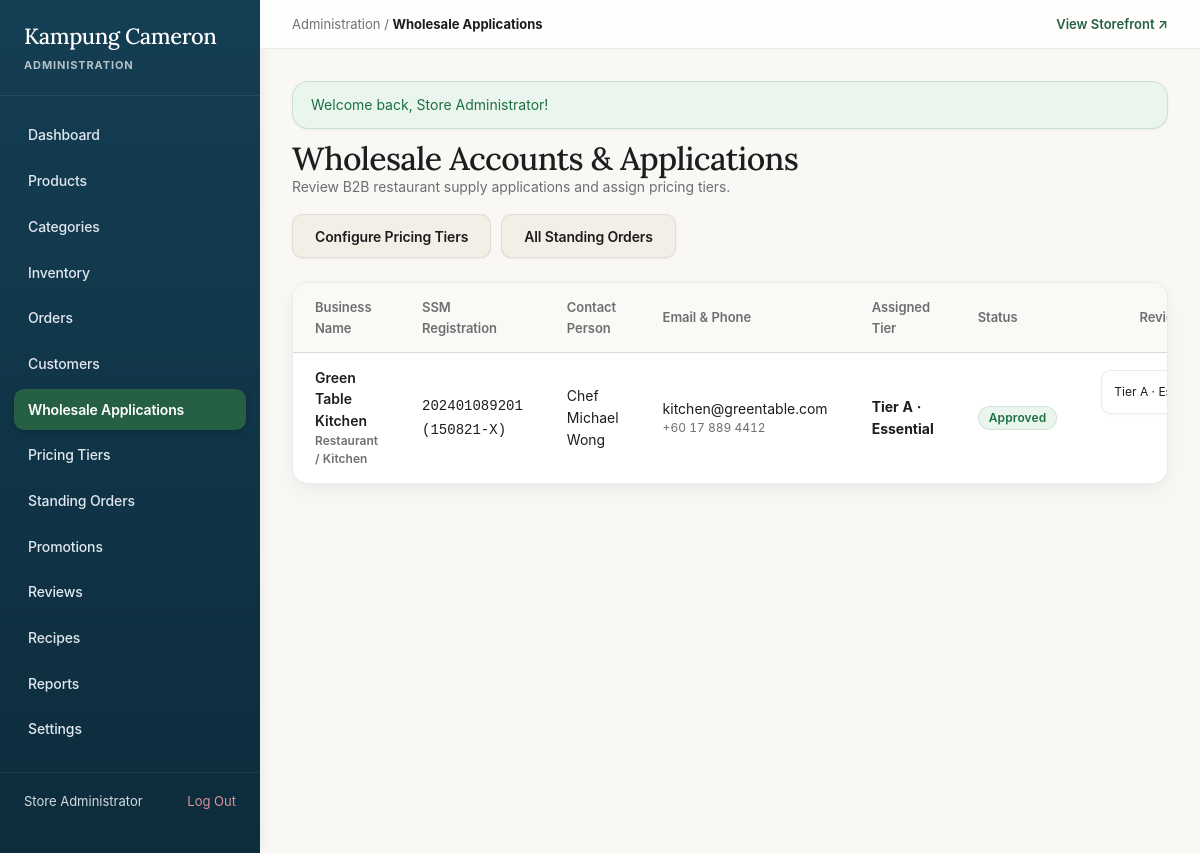
/admin/wholesale (signed in), run on the app's committed database.
### tables this page shows
CREATE TABLE IF NOT EXISTS `wholesale_accounts` (
    `id` INT AUTO_INCREMENT PRIMARY KEY,
    `user_id` INT NOT NULL UNIQUE,
    `business_name` VARCHAR(150) NOT NULL,
    `registration_number` VARCHAR(60) NOT NULL,
    `contact_person` VARCHAR(120) NOT NULL,
    `contact_email` VARCHAR(150) NOT NULL,
    `contact_phone` VARCHAR(30) NOT NULL,
    `business_type` VARCHAR(80) DEFAULT 'Restaurant / Kitchen',
    `document_path` VARCHAR(255) DEFAULT NULL,
    `tier_id` INT DEFAULT NULL,
    `status` ENUM('pending', 'approved', 'rejected') NOT NULL DEFAULT 'pending',
    `admin_notes` TEXT DEFAULT NULL,
    `approved_at` DATETIME DEFAULT NULL,
    `created_at` DATETIME NOT NULL DEFAULT CURRENT_TIMESTAMP,
    FOREIGN KEY (`user_id`) REFERENCES `users`(`id`) ON DELETE CASCADE,
    FOREIGN KEY (`tier_id`) REFERENCES `pricing_tiers`(`id`) ON DELETE SET NULL,
    INDEX `idx_ws_status` (`status`)
);

CREATE TABLE IF NOT EXISTS `pricing_tiers` (
    `id` INT AUTO_INCREMENT PRIMARY KEY,
    `name` VARCHAR(60) NOT NULL,
    `code` VARCHAR(30) NOT NULL UNIQUE,
    `discount_percent` DECIMAL(5,2) NOT NULL DEFAULT 0.00,
    `description` VARCHAR(255) DEFAULT NULL,
    `min_spend` DECIMAL(10,2) NOT NULL DEFAULT 0.00,
    `created_at` DATETIME NOT NULL DEFAULT CURRENT_TIMESTAMP
);

### app/helpers/view.php (called while the page is built, shortened)
<?php
function e(?string $value): string {
    return htmlspecialchars($value ?? '', ENT_QUOTES, 'UTF-8');
}
function render_view(string $viewPath, array $data = [], string $layout = 'main'): void {
    extract($data);
    $viewFile = VIEW_PATH . '/' . $viewPath . '.php';
    require $viewFile;
}
function url(string $path = ''): string {
    return BASE_URL . '/' . ltrim($path, '/');
}

### app/controllers/AdminController.php (called while the page is built, shortened)
<?php
class AdminController {
    public function wholesaleApplications(): void {
        $apps = DB::fetchAll(
            "SELECT wa.*, u.email as user_email, pt.name as tier_name
             FROM wholesale_accounts wa
             JOIN users u ON wa.user_id = u.id
             LEFT JOIN pricing_tiers pt ON wa.tier_id = pt.id
             ORDER BY wa.id DESC"
        );
        $tiers = DB::fetchAll("SELECT * FROM pricing_tiers ORDER BY discount_percent ASC");
        render_view('admin/wholesale_applications', [
            'applications' => $apps,
            'tiers'        => $tiers,
            'title'        => 'Wholesale Applications'
        ], 'admin');
    }
}

### config/db.php (called while the page is built, shortened)
<?php
class DB {
    private static ?PDO $instance = null;
    public static function connect(): PDO {
        if (self::$instance === null) {
            $dsn = sprintf(
                'mysql:host=%s;port=%s;dbname=%s;charset=utf8mb4',
                DB_HOST,
                DB_PORT,
                DB_NAME
            );
            $options = [
                PDO::ATTR_ERRMODE            => PDO::ERRMODE_EXCEPTION,
                PDO::ATTR_DEFAULT_FETCH_MODE => PDO::FETCH_ASSOC,
                PDO::ATTR_EMULATE_PREPARES   => false,
            ];
            try {
                self::$instance = new PDO($dsn, DB_USER, DB_PASS, $options);
            } catch (PDOException $e) {
                die('Database Connection Failed: ' . htmlspecialchars($e->getMessage()));
            }
        }
        return self::$instance;
    }
    public static function query(string $sql, array $params = []): PDOStatement {
        $stmt = self::connect()->prepare($sql);
        $stmt->execute($params);
        return $stmt;
    }
    public static function fetchAll(string $sql, array $params = []): array {
        return self::query($sql, $params)->fetchAll();
    }
}

### app/views/admin/wholesale_applications.php (the view, shortened to what this page needs)
<div>
    <div class="admin-page-header">
        <div>
            <h1 class="admin-page-title">Wholesale Accounts & Applications</h1>
            <p style="color: var(--admin-text-muted); font-size: 14px;">Review B2B restaurant supply applications and assign pricing tiers.</p>
        </div>
        <div style="display: flex; gap: 10px;">
            <a href="<?= url('/admin/wholesale/tiers') ?>" class="btn btn-secondary">Configure Pricing Tiers</a>
            <a href="<?= url('/admin/wholesale/standing-orders') ?>" class="btn btn-secondary">All Standing Orders</a>
        </div>
    </div>
    <div class="admin-card">
        <div class="admin-table-scroll" role="region" aria-label="Wholesale Applications data table" tabindex="0"><table class="admin-table">
            <thead>
                <tr>
                    <th>Business Name</th>
                    <th>SSM Registration</th>
                    <th>Contact Person</th>
                    <th>Email & Phone</th>
                    <th>Assigned Tier</th>
                    <th>Status</th>
                    <th style="text-align: right; width: 280px;">Review & Assign Tier</th>
                </tr>
            </thead>
            <tbody>
                <?php foreach ($applications as $app): ?>
                    <tr>
                        <td style="font-weight: 600;">
                            <div><a href="<?= url('/admin/wholesale/application?id=' . (int)$app['id']) ?>"><?= htmlspecialchars($app['business_name']) ?></a></div>
                            <div style="font-size: 12px; color: var(--admin-text-muted);"><?= htmlspecialchars($app['business_type']) ?></div>
                        </td>
                        <td><code><?= htmlspecialchars($app['registration_number']) ?></code></td>
                        <td><?= htmlspecialchars($app['contact_person']) ?></td>
                        <td>
                            <div><?= htmlspecialchars($app['contact_email']) ?></div>
                            <div style="font-size: 12px; color: var(--admin-text-muted);"><?= htmlspecialchars($app['contact_phone']) ?></div>
                        </td>
                        <td>
                            <strong><?= htmlspecialchars($app['tier_name'] ?? 'Not Assigned') ?></strong>
                        </td>
                        <td>
                            <?php if ($app['status'] === 'approved'): ?>
                                <span class="badge badge-in-stock">Approved</span>
                            <?php elseif ($app['status'] === 'pending'): ?>
                                <span class="badge badge-low-stock">Pending Review</span>
                            <?php else: ?>
                                <span class="badge badge-sold-out">Rejected</span>
                            <?php endif; ?>
                        </td>
                        <td style="text-align: right;">
                            <form action="<?= url('/admin/wholesale/application/action') ?>" method="POST" style="display: flex; gap: 8px; justify-content: flex-end; align-items: center;">
                                <select name="tier_id" aria-label="Pricing tier for <?= e($app['business_name']) ?>" class="form-select" style="width: auto; padding: 4px 8px; font-size: 12px;">
                                    <?php foreach ($tiers as $t): ?>
                                        <option value="<?= $t['id'] ?>" <?= ($app['tier_id'] ?? 1) == $t['id'] ? 'selected' : '' ?>>
                                            <?= htmlspecialchars($t['name']) ?> (<?= (int)$t['discount_percent'] ?>%)
                                        </option>
                                    <?php endforeach; ?>
                                </select>
                            </form>
                        </td>
                    </tr>
                <?php endforeach; ?>
            </tbody>
        </table></div>
    </div>
</div>

### public/assets/css/style.css (style rules this page uses)
:root { --primary-green: #256045; --primary-green-dark: #194430; --primary-green-light: #eaf5ee; --service-blue: #184e68; --service-blue-dark: #10384c; --service-blue-light: #eef6f9; --warm-paper: #faf8f5; --warm-paper-card: #f4efe6; --surface-white: #ffffff; --surface-translucent: rgba(250, 248, 245, 0.85); --text-main: #1d1d1f; --text-muted: #6e6e73; --text-subtle: #86868b; --border-color: rgba(0, 0, 0, 0.08); --border-focus: #256045; --danger-color: #d9383a; --danger-bg: #fff1f2; --warning-color: #b45309; --warning-bg: #fffbeb; --success-color: #1e7041; --success-bg: #eaf5ee; --radius-xs: 6px; --radius-sm: 10px; --radius-md: 16px; --radius-lg: 22px; --radius-pill: 9999px; --shadow-sm: 0 1px 3px rgba(0, 0, 0, 0.04), 0 1px 2px rgba(0, 0, 0, 0.02); --shadow-md: 0 4px 14px rgba(0, 0, 0, 0.05), 0 1px 3px rgba(0, 0, 0, 0.02); --shadow-lg: 0 12px 32px rgba(0, 0, 0, 0.08), 0 2px 6px rgba(0, 0, 0, 0.03); --shadow-card: 0 2px 8px rgba(0, 0, 0, 0.03), 0 10px 24px rgba(0, 0, 0, 0.04); --shadow-card-hover: 0 8px 24px rgba(0, 0, 0, 0.07), 0 20px 40px rgba(0, 0, 0, 0.05); --shadow-modal: 0 24px 64px rgba(0, 0, 0, 0.16), 0 4px 16px rgba(0, 0, 0, 0.04); --ease-apple: cubic-bezier(0.16, 1, 0.3, 1); --transition-quick: 0.16s var(--ease-apple); --transition-smooth: 0.28s var(--ease-apple); --transition-instant: 0.1s ease-out; --max-width: 1280px; }
*, *::before, *::after { box-sizing: border-box; margin: 0; padding: 0; }
html { scroll-behavior: smooth; }
body { font-family: -apple-system, BlinkMacSystemFont, "SF Pro Text", "SF Pro Display", "DM Sans", "Noto Sans SC", "Segoe UI", Roboto, sans-serif; background-color: var(--warm-paper); color: var(--text-main); line-height: 1.55; font-size: 15px; -webkit-font-smoothing: antialiased; -moz-osx-font-smoothing: grayscale; text-rendering: optimizeLegibility; min-height: 100vh; display: flex; flex-direction: column; }
h1, h2, h3, h4 { font-family: 'Lora', 'Noto Sans SC', Georgia, serif; font-weight: 500; color: var(--text-main); }
h1 { font-size: clamp(32px, 4.5vw, 48px); line-height: 1.1; letter-spacing: -0.028em; }
p { line-height: 1.6; letter-spacing: -0.005em; }
a { color: inherit; text-decoration: none; transition: color var(--transition-quick), opacity var(--transition-quick); }
button, input, select, textarea { font-family: inherit; font-size: inherit; }
.btn { display: inline-flex; align-items: center; justify-content: center; gap: 8px; min-height: 44px; padding: 10px 22px; font-size: 14px; font-weight: 600; letter-spacing: -0.01em; border-radius: var(--radius-sm); border: 1px solid transparent; cursor: pointer; user-select: none; white-space: nowrap; box-shadow: var(--shadow-sm); transition: transform var(--transition-instant), background-color var(--transition-quick), border-color var(--transition-quick), box-shadow var(--transition-quick); }
.btn-secondary { background-color: var(--warm-paper-card); color: var(--text-main); border-color: var(--border-color); }
.badge { display: inline-flex; align-items: center; padding: 4px 10px; border-radius: var(--radius-pill); font-size: 12px; font-weight: 600; line-height: 1.2; letter-spacing: 0.01em; }
.badge-in-stock { background-color: var(--success-bg); color: var(--success-color); border: 1px solid rgba(30, 112, 65, 0.12); }
.form-input, .form-select, .form-textarea { width: 100%; min-height: 44px; padding: 10px 16px; background-color: var(--surface-white); border: 1px solid var(--border-color); border-radius: var(--radius-sm); font-size: 14px; color: var(--text-main); box-shadow: var(--shadow-sm); transition: border-color var(--transition-quick), box-shadow var(--transition-quick); }

### data on the page
wholesale_accounts: business_name "Green Table Kitchen", business_type "Restaurant / Kitchen", registration_number "202401089201 (150821-X)", contact_person "Chef Michael Wong", contact_email "kitchen@greentable.com", contact_phone "+60 17 889 4412", tier.name "Tier A · Essential", status "Approved", tier_id "Tier A · Essential (15%)"

### other printed values
$label "Dashboard"
$label "Products"
$label "Categories"
$label "Inventory"
$label "Orders"
$label "Customers"
$label "Wholesale Applications"
$label "Pricing Tiers"
$label "Standing Orders"
$label "Promotions"
$label "Reviews"
$label "Recipes"
$label "Reports"
$label "Settings"
auth_user()['name'] "Store Administrator"
